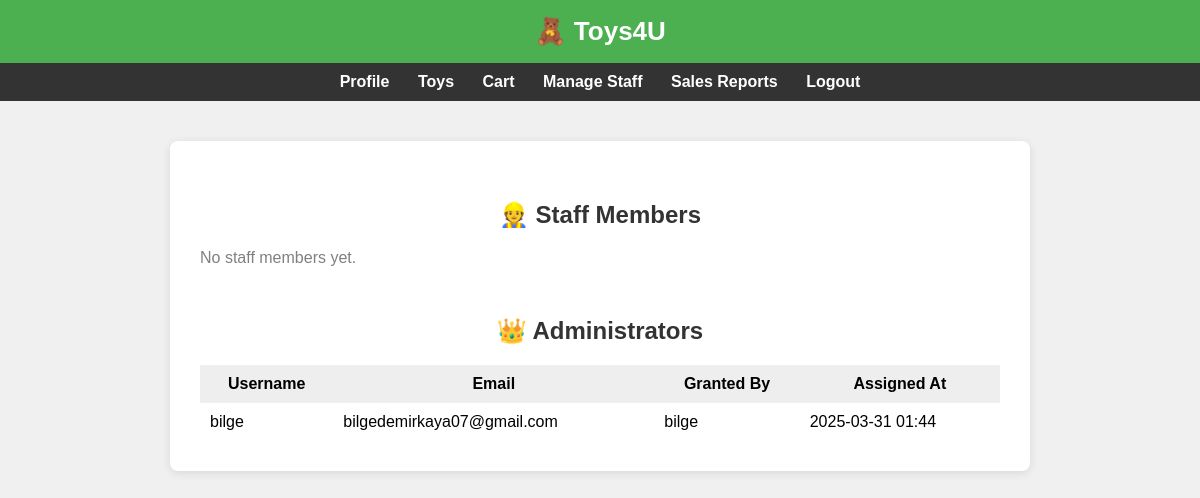
The app's page /staff-list/ (signed in), older data.
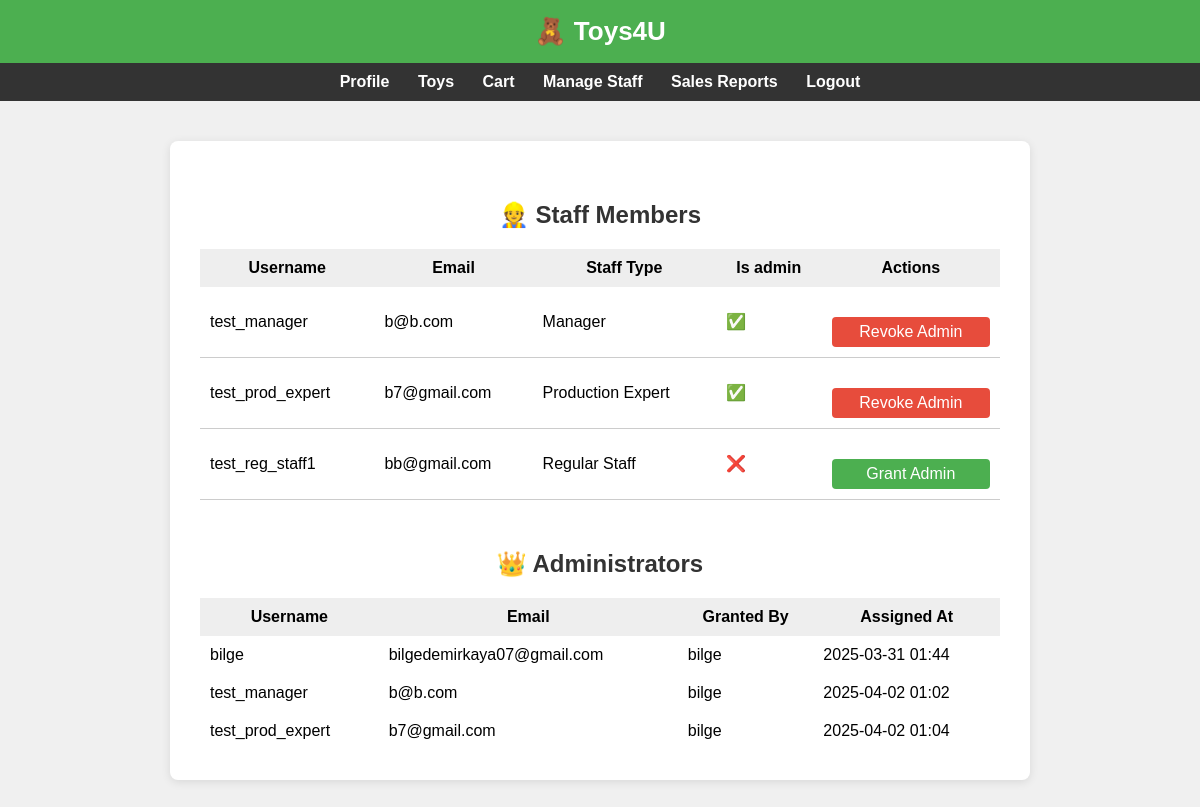
The same page, newer data.
### core/models.py (models this page shows, shortened)
class UserRole(models.Model):
    user = models.ForeignKey(User, on_delete=models.CASCADE, related_name='roles')
    role = models.ForeignKey(Role, on_delete=models.CASCADE)
    granted_by = models.ForeignKey(User, on_delete=models.SET_NULL, null=True, blank=True, related_name='granted_roles')
    assigned_at = models.DateTimeField(auto_now_add=True)

class User(AbstractUser):
    profile_pic = models.ImageField(upload_to='profile_pics/', blank=True, null=True)

class Staff(models.Model):
    class StaffType(models.TextChoices):
        MANAGER = 'manager', 'Manager'
        PRODUCTION_EXPERT = 'production_expert', 'Production Expert'
        REGULAR_STAFF = 'regular_staff', 'Regular Staff'
    user = models.OneToOneField(User, on_delete=models.CASCADE)
    staff_type = models.CharField(
        max_length=20,
        choices=StaffType.choices,
        default=StaffType.REGULAR_STAFF
    )

### core/views.py (the view)
# urls.py: path('staff-list/', views.staff_list, name='staff_list'),
@require_role('administrator')
def staff_list(request):
    staff_role = Role.objects.get(role_name='staff')
    admin_role = Role.objects.get(role_name='administrator')
    staff_users = User.objects.filter(roles__role=staff_role).distinct()
    admin_users = User.objects.filter(roles__role=admin_role).distinct()
    admin_roles = UserRole.objects.filter(role=admin_role).select_related('user', 'granted_by') # Join UserRole to get user and granted_by details
    return render(request, 'core/staff_list.html', {
        'staff_users': staff_users,
        'admin_users': admin_users,
        'admin_roles': admin_roles
    })

### core/context_processors.py (called while the page is built)
def role_flags(request):
    if request.user.is_authenticated:
        roles = request.user.roles.values_list('role__role_name', flat=True)
        return {
            'is_staff': 'staff' in roles,
            'is_admin': 'administrator' in roles,
            'is_manager': getattr(request.user, 'staff', None) and request.user.staff.staff_type == 'manager'
        }
    return {}

### core/templates/core/staff_list.html (shortened to what this page needs)
{% extends 'core/base.html' %}
{% block content %}
<h2 style="margin-top: 30px;">👷 Staff Members</h2>
{% if staff_users %}
<table style="width: 100%; border-collapse: collapse; margin-bottom: 40px;">
    <thead>
        <tr style="background-color: #eee;">
            <th style="padding: 10px;">Username</th>
            <th style="padding: 10px;">Email</th>
            <th style="padding: 10px;">Staff Type</th>
            <th style="padding: 10px;">Is admin</th>
            <th style="padding: 10px;">Actions</th>
        </tr>
    </thead>
    <tbody>
    {% for user in staff_users %}
        <tr style="border-bottom: 1px solid #ccc;">
            <td style="padding: 10px;">{{ user.username }}</td>
            <td style="padding: 10px;">{{ user.email }}</td>
            <td style="padding: 10px;">
                {{ user.staff.get_staff_type_display|default:"—" }}
            </td>
            <td style="padding: 10px;">
                {% if user in admin_users %}
                    ✅
                {% else %}
                    ❌
                {% endif %}
            </td>
            <td style="padding: 10px;">
                {% if user not in admin_users %}
                    <form method="POST" action="{% url 'grant_admin' user.id %}">
                        <button style="padding: 6px 10px;">Grant Admin</button>
                    </form>
                {% else %}
                    <form method="POST" action="{% url 'revoke_admin' user.id %}">
                    <button style="padding: 6px 10px; background-color: #e74c3c; color: white; border: none; border-radius: 4px;">
                        Revoke Admin
                    </button>
                </form>
                {% endif %}
            </td>
        </tr>
    {% endfor %}
    </tbody>
</table>
{% else %}
<p style="color: gray;">No staff members yet.</p>
{% endif %}
<h2 style="margin-top: 50px;">👑 Administrators</h2>
{% if admin_users %}
<table style="width: 100%; border-collapse: collapse;">
    <thead>
        <tr style="background-color: #eee;">
            <th style="padding: 10px;">Username</th>
            <th style="padding: 10px;">Email</th>
            <th style="padding: 10px;">Granted By</th>
            <th style="padding: 10px;">Assigned At</th>
        </tr>
    </thead>
    <tbody>
        {% for role in admin_roles %}
        <tr>
            <td style="padding: 10px;">{{ role.user.username }}</td>
            <td style="padding: 10px;">{{ role.user.email }}</td>
            <td style="padding: 10px;">{{ role.granted_by.username|default:"—" }}</td>
            <td style="padding: 10px;">{{ role.assigned_at|date:"Y-m-d H:i" }}</td>
        </tr>
    {% endfor %}
    </tbody>
</table>
{% else %}
<p style="color: gray;">No administrators assigned yet.</p>
{% endif %}
{% endblock %}

Row changes from the older to the newer data that the page shows:
added User: username "test_manager", email "b@b.com", staff.staff_type "Manager", shows "Revoke Admin"
added User: username "test_prod_expert", email "b7@gmail.com", staff.staff_type "Production Expert", shows "Revoke Admin"
added User: username "test_reg_staff1", email "bb@gmail.com", staff.staff_type "Regular Staff", shows "Grant Admin"
added UserRole: user.username "test_manager", user.email "b@b.com", granted_by.username "bilge", assigned_at "2025-04-02 01:02"
added UserRole: user.username "test_prod_expert", user.email "b7@gmail.com", granted_by.username "bilge", assigned_at "2025-04-02 01:04"
Text that changed along with them:
text no longer shown: "No staff members yet."
text now shown: "Username Email Staff Type Is admin Actions"
